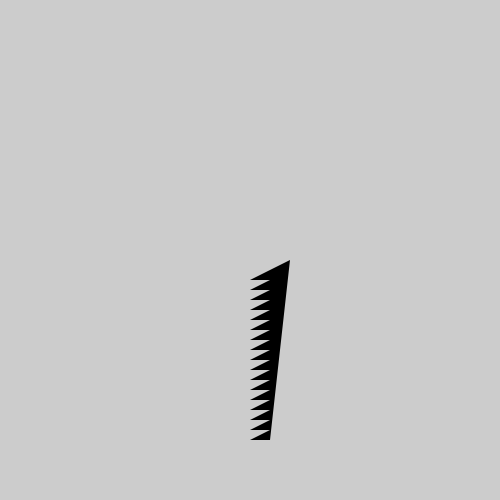
Frame 1 (no input)
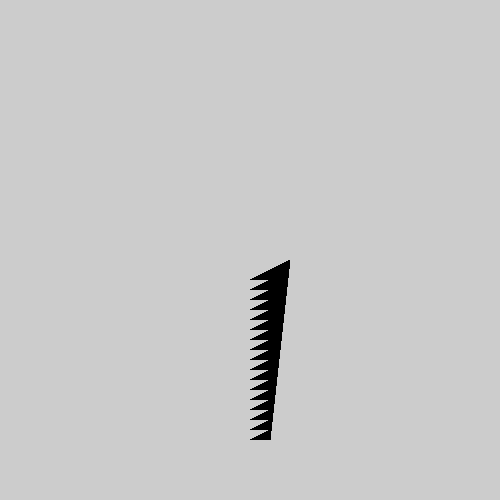
Frame 60 (the mouse pressed at the canvas centre just before this capture)
Frame 120 (the mouse held since frame 60 and released just before this capture): identical to frame 60, image omitted

The Processing sketch that drew these frames (run headless with seeded random() and noise(); from frame 60 on, the mouse is pressed at the canvas centre):

// Processing sketch: shukos
// ── shukos.pde

void setup(){
size(500,500);
background(204);
}

void draw(){
noStroke();
fill(0);
translate((width/2)-40, (height/2)-10);
scale(2.0);
beginShape();
vertex(40,10);
for (int i=20; i<=100; i+=5){
  vertex(20,i);
  vertex(30,i);
}
vertex(40,10);
endShape();
}
